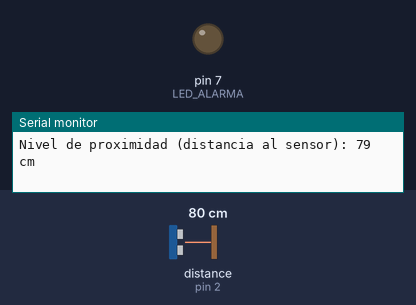
Bench run of a sketch on a simulated Arduino Uno, built with avr-gcc and run on an emulated ATmega328P. On the bench: output pins drawn as LEDs (lit = HIGH), the last lines printed to the serial monitor. Wiring (inferred from the names in the program): ultrasonic range finder: trigger pin 3; echo pin 2. The inputs (shaded band) are chosen by the test bench; at power-on: distance to the obstacle (sensor on pin 2) 80 cm. The echo pulse lasts 58.3 µs per cm; pins used as bus, display or sensor lines are not drawn.

Above: at 1.3 s.
1.4 s: distance to the obstacle (sensor on pin 2) set to 13 cm
2.9 s: distance to the obstacle (sensor on pin 2) set to 10 cm
At 3.6 s:
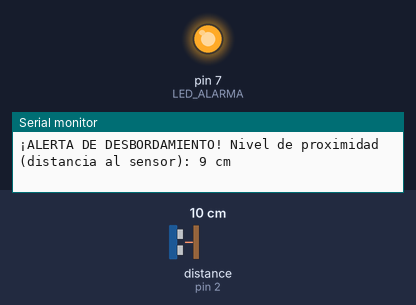
4.5 s: distance to the obstacle (sensor on pin 2) set to 60 cm
At 5.7 s:
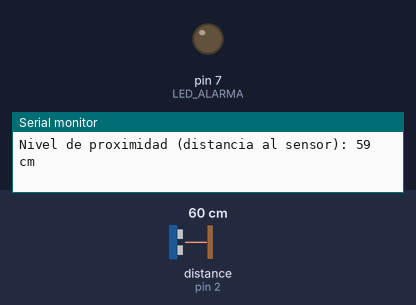
6.0 s: distance to the obstacle (sensor on pin 2) set to 2 cm
At 6.6 s:
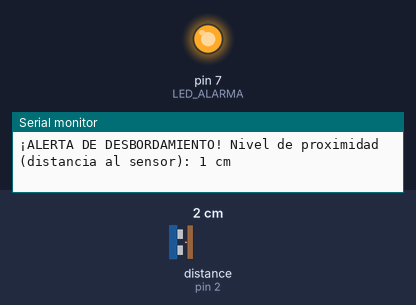
Timing chart, 0 to 8.5 s (numbered marks = the images above; inputs shaded):
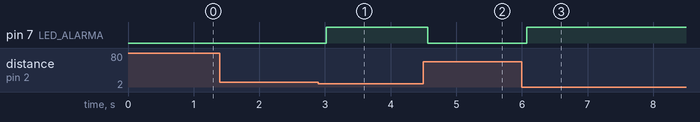

The sketch:

Sensores_Tesis_HCSR04.ino
```cpp
// Definición de pines para el sensor y la alarma
const int TRIG = 3;
const int ECHO = 2;
const int LED_ALARMA = 7; // El LED indica riesgo de desbordamiento

// Configuración de umbral (en centímetros)
const int UMBRAL_CRITICO = 10;

long duracion;
int distancia;

void setup() {
  pinMode(TRIG, OUTPUT);
  pinMode(ECHO, INPUT);
  pinMode(LED_ALARMA, OUTPUT);

  Serial.begin(9600); // Monitoreo en tiempo real
}

void loop() {
  // Disparo del sensor ultrasónico
  digitalWrite(TRIG, LOW);
  delayMicroseconds(10);
  digitalWrite(TRIG, HIGH);
  delayMicroseconds(10);
  digitalWrite(TRIG, LOW);

  // Medición del tiempo de respuesta
  duracion = pulseIn(ECHO, HIGH);
  distancia = duracion * 0.034 / 2;

  // Lógica de alerta de desbordamiento
  // Si la distancia es menor al umbral, el nivel de agua es muy alto
  if (distancia > 0 && distancia <= UMBRAL_CRITICO) {
    digitalWrite(LED_ALARMA, HIGH); // Activar alerta
    Serial.print("¡ALERTA DE DESBORDAMIENTO! ");
  } else {
    digitalWrite(LED_ALARMA, LOW);  // Estado seguro
  }

  // Visualización de datos
  Serial.print("Nivel de proximidad (distancia al sensor): ");
  Serial.print(distancia);
  Serial.println(" cm");

  delay(500); // Lectura cada medio segundo
}
```

Measured:
- the behaviour switches between 12 and 11 cm on distance to the obstacle (sensor on pin 2) (found by bisection; images 0 and 1)
- after the input at 2.9 s, pin 7 (LED_ALARMA): LOW → HIGH after 0.12 s
- after the input at 4.5 s, pin 7 (LED_ALARMA): HIGH → LOW after 0.07 s
- after the input at 6.0 s, pin 7 (LED_ALARMA): LOW → HIGH after 0.08 s
